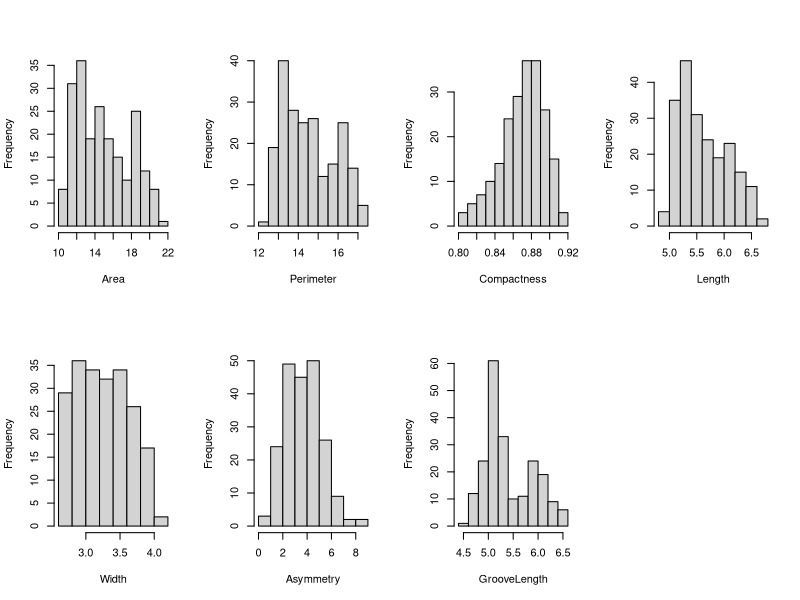
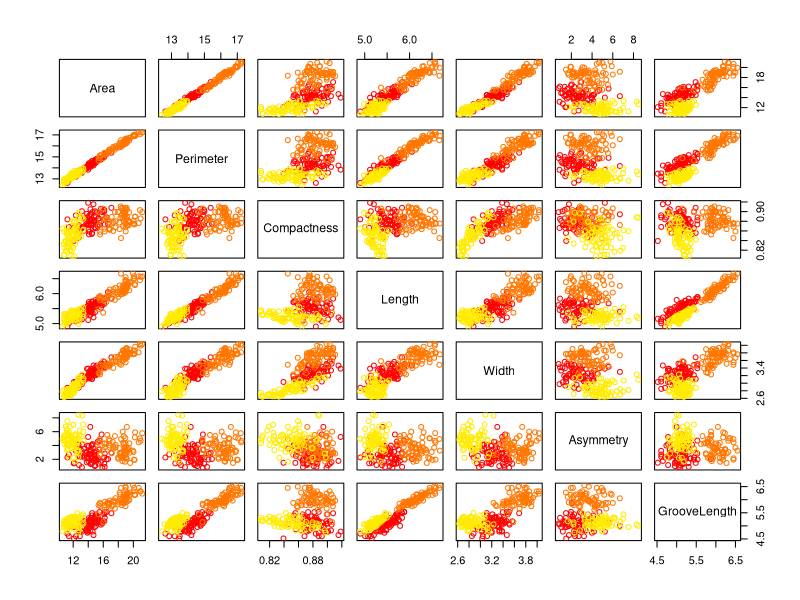

Recreate these plots in R, in order.
# ST 558: Multivariate Analytics
# Module 1 R Activity: Nora Quick

# Set working directory 
setwd('/home/quickn')

# 2. Read in the ‘SeedsData.csv’ dataset from the .csv file posted under Module 1
seedsdata <- read.csv('SeedsData.csv')

# Question 1: 
# -----------
# Dimensions
dim(seedsdata)

# Question 2:
# -----------
# Head and tail of dataset
head(seedsdata)
tail(seedsdata)

# Question 3:
# -----------
# Summary of the columns in a data frame
summary(seedsdata)

# Question 4:
# -----------
# Structure of a dataset
str(seedsdata)

# Question 5:
# -----------
# Convert 'Variety' variable to factor
variety.orig <- seedsdata$Variety
seedsdata$Variety <- factor(variety.orig, levels=sort(unique(variety.orig)), ordered=T)
str(seedsdata)

# Now, revert 'Variety' to its original format.
seedsdata$Variety <- variety.orig

# Question 6:
# -----------
# Make histograms
par(mfrow=c(2,4))
seedsdata[,1:7] 

#histogram
for(j in 1:7){
  hist(seedsdata[,j], xlab=names(seedsdata)[j], main="")
}

# Question 7
# -----------
# Pariwise scatterplot
pairs(seedsdata[,1:7], col=rainbow(13)[factor(seedsdata$Variety)])

# Question 8
# ----------
# Sample Mean Vectors
seedsdata.samplemean <- apply(seedsdata[,1:8], 2, mean)
seedsdata.samplemean

# Question 9
# ----------
# Sample Covariance Matrix
seedsdata.samplecov <- cov(seedsdata[,1:8], use='pairwise.complete.obs')
seedsdata.samplecov

# Question 10
# -----------
# Sample Correlation Matrix
seedsdata.samplecor <- cor(seedsdata[,1:8], use='pairwise.complete.obs')
seedsdata.samplecor

# Questions (11 - 14)
# -----------------
# Multiply Compactness by 100
seeds.mod1 <- seedsdata
seeds.mod1$Compactness <- seeds.mod1$Compactness * 100

# Question 11
# -----------
# New sample mean vector
apply(seeds.mod1[,1:8], 2, mean, na.rm=T)

# Question 12
# -----------
# New sample covariance matrix
cov(seeds.mod1[,1:8], use='pairwise.complete.obs')

# Question 13
# -----------
# New sample correlation matrix
cor(seeds.mod1[,1:8], use='pairwise.complete.obs')

# Question 14
# -----------
# NA

# Questions 15 - 18
# -----------------
# Subtract Asymmetry by sample mean
seeds.mod2 <- seedsdata
seeds.mod2$Asymmetry <- seeds.mod2$Asymmetry - mean(seeds.mod2$Asymmetry, na.rm=T)

# Question 15
# -----------
# New sample mean vector 
apply(seeds.mod2[,1:8], 2, mean, na.rm=T)

# Question 16
# -----------
# New covariance matrix
cov(seeds.mod2[,1:8], use='pairwise.complete.obs')

# Question 17
# -----------
# New correlation matrix
cor(seeds.mod2[,1:8], use='pairwise.complete.obs')




